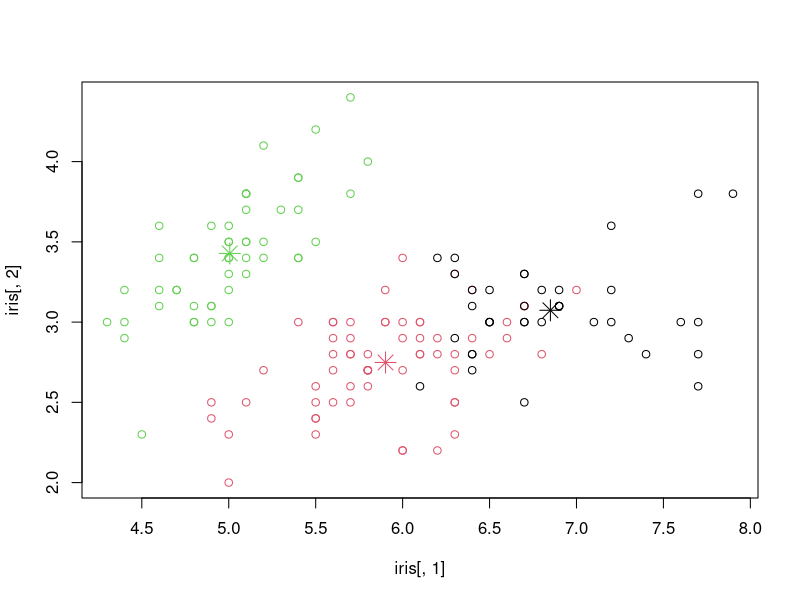

This figure's R source:
data(iris) 
km <-kmeans(iris[,1:4], 3)
plot(iris[,1], iris[,2], col=km$cluster)
points(km$centers[,c(1,2)], col=1:3, pch=8, cex=2)
table(km$cluster, iris$Species)
